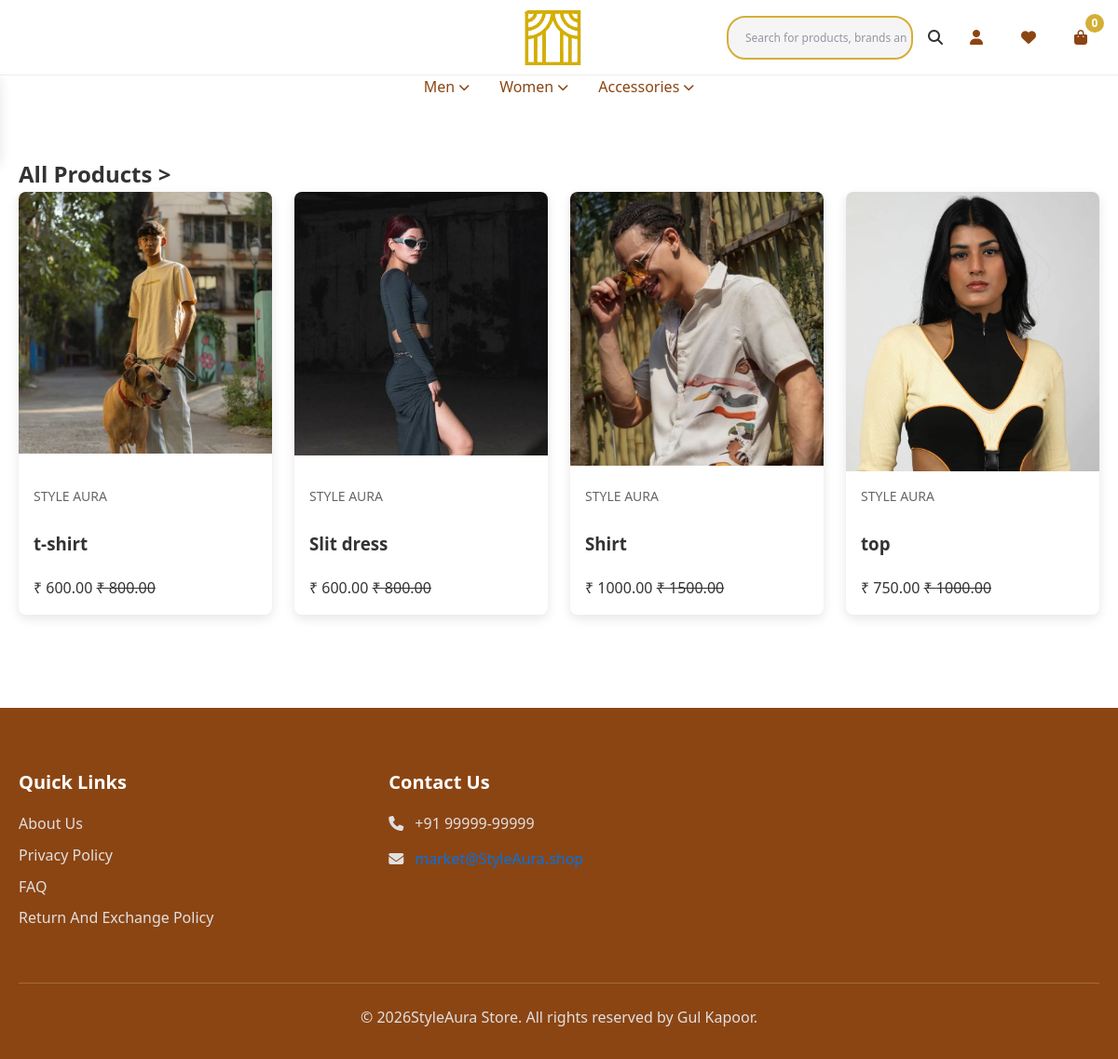
Screenshot of /all-products with the database file from the repository.
### home/models.py (models this page shows, shortened)
class Listing(models.Model):
    name = models.CharField(max_length=255)
    brand = models.ForeignKey(Brand, on_delete=models.CASCADE)
    category = models.ForeignKey(Category, on_delete=models.CASCADE)
    productType = models.ForeignKey(ProductType, on_delete=models.CASCADE, blank=True, null=True)
    uniqueLabel = models.PositiveIntegerField(blank=True, null=True)
    colors = models.ManyToManyField(Color)
    sizes = models.ManyToManyField(Size)
    price = models.DecimalField(max_digits=10, decimal_places=2)
    discountedPrice = models.DecimalField(max_digits=10, decimal_places=2, blank=True, null=True)
    description = models.TextField(blank=True, null=True)
    productDetails = models.TextField(blank=True, null=True)
    deliveryTime = models.CharField(max_length=255, default="5-7 days")
    createdAt = models.DateTimeField(auto_now_add=True)
    slug = models.SlugField(unique=True, blank=True, null=True)
    returnEligible = models.BooleanField(default=False)
    exchangeEligible = models.BooleanField(default=False)
    bestSelling = models.BooleanField(default=False)
    newArrival = models.BooleanField(default=False)
    limitedTime = models.BooleanField(default=False)
    specialOffer = models.BooleanField(default=False)
    class Meta:
        constraints = [
            UniqueConstraint(fields=['productType', 'uniqueLabel'], name='unique_product_label')
        ]

class Image(models.Model):
    listing = models.ForeignKey(Listing, on_delete=models.CASCADE, related_name="images")
    image = models.ImageField(upload_to="images/")

class Brand(models.Model):
    name = models.CharField(max_length=100, unique=True)
    logo = models.ImageField(upload_to="images/", null=True, blank=True)
    IsFeatured = models.BooleanField(default=False)
    email = models.EmailField(unique=True, blank=True, null=True)
    about = models.TextField(blank=True, null=True)
    slug = models.SlugField(unique=True, blank=True)

### home/views.py (the view)
# urls.py: path('all-products', views.allProducts, name="allProducts"),
def allProducts(request):
    listings = Listing.objects.all().order_by("-createdAt")
    return render(request, "listing.html", {
        'listings': listings,
        "category": "All Products"
    })

### home/context_processors.py (called while the page is built)
def cart_count(request):
    if request.user.is_authenticated:
        cart_items_count = Cart.objects.filter(cartUser=request.user).count()
    else:
        cart_items_count = 0  # Handle guest users if needed
    return {'cart_items_count': cart_items_count}

### home/templates/listing.html (shortened to what this page needs)
{% extends "layout.html" %}
{% load static %}
{% block body %}
<main>
  <section class="product-listing">
    <div class="container">
      <h2>{{ category }} > {{ productType.name }}</h2>
      {% if listings %}
        <div class="product-grid">
          {% for list in listings %}
            <a href="{% url 'item' list.category.slug list.productType.slug list.slug %}" class="product-card">
              <div class="product-image-container">
                {% if list.images.first %}
                  <img src="{{ list.images.first.image.url }}" alt="{{ list.name }}">
                {% else %}
                  <img src="{% static 'placeholder.png' %}" alt="No Image">
                {% endif %}
              </div>
              <div class="product-info">
                <div class="product-brand">{{ list.brand.name }}</div>
                <h3>{{ list.name }}</h3>
                {% if list.discountedPrice %}
                  <div>₹ {{ list.discountedPrice }} <s>₹ {{ list.price }}</s></div>
                {% else %}
                  <div>₹ {{ list.price }}</div>
                {% endif %}
              </div>
            </a>
          {% endfor %}
        </div>
      {% else %}
        <p>No products available in this product type yet.</p>
      {% endif %}
    </div>
  </section>
</main>
{% endblock %}

### home/templates/layout.html (shortened to what this page needs)
{% load static %}
<!DOCTYPE html>
<html lang="en">
    <head>
        <link rel="stylesheet" href="https://cdnjs.cloudflare.com/ajax/libs/font-awesome/6.4.0/css/all.min.css">
        <link href="{% static 'styles.css' %}" rel="stylesheet">
        <link rel="stylesheet" href="https://cashfree.com/assets/element/cf-element.css">
    </head>
    <body>
        <header class="header">
            <div class="primary-navbar">
              <div class="container">
                <div class="center-section">
                  <a href="{% url 'index' %}" class="logo">
                    <img src="{% static 'images/logoTransparent.png' %}" alt="Store Logo">
                  </a>
                </div>
                <div class="right-section">
                  <div class="search-container" id="searchContainer">
                    <form method="post" action="{% url 'search_results'%}">
                        <input type="text" name="q" placeholder="Search for products, brands and more">
                    </form>
                </div>
                <i class="search-icon fas fa-search" id="searchIcon"></i>
                  <div class="profile-dropdown">
                    <a class="icon-btn profile-btn">
                      <i class="fas fa-user"></i>
                    </a>
                  </div>
                  <a href="{% url 'wishlist' %}" class="icon-btn wishlist-btn">
                    <i class="fas fa-heart"></i>
                  </a>
                  <a href="{% url 'cart' %}" class="icon-btn cart-btn">
                    <i class="fas fa-shopping-bag"></i>
                    <span class="cart-count">{{ cart_items_count }}</span>
                  </a>
                </div>
              </div>
            </div>
            <div class="secondary-navbar" id="secondaryNavbar">
              <div class="container">
                <nav class="categories-nav">
                  <ul class="categories-list">
                    <li class="category-item" data-category="men">
                      <a href="{% url 'category' 'male' %}" class="category-link">Men <i class="fas fa-chevron-down"></i></a>
                    </li>
                    <li class="category-item" data-category="women">
                      <a href="{% url 'category' 'female' %}" class="category-link">Women <i class="fas fa-chevron-down"></i></a>
                    </li>
                    <li class="category-item" data-category="women">
                      <a href="{% url 'category' 'accessories' %}" class="category-link">Accessories <i class="fas fa-chevron-down"></i></a>
                    </li>
                  </ul>
                </nav>
              </div>
            </div>
          </header>
        <div class="body">
            {% block body %}
            {% endblock %}
        </div>
        <footer class="footer">
            <div class="container">
              <div class="footer-grid">
                <div class="footer-column">
                  <h3 class="footer-title">Quick Links</h3>
                  <ul class="footer-links">
                    <li><a href="{% url 'aboutUs' %}">About Us</a></li>
                    <li><a href="{% url 'termsAndConditions' %}">Privacy Policy</a></li>
                    <li><a href="{% url 'FAQ' %}">FAQ</a></li>
                    <li><a href="{% url 'returnExchangePolicy' %}">Return And Exchange Policy</a></li>
                  </ul>
                </div>
                <div class="footer-column">
                  <h3 class="footer-title">Contact Us</h3>
                  <ul class="contact-info">
                    <li>
                      <i class="fas fa-phone"></i>
                      <span>+91 99999-99999</span>
                    </li>
                    <li>
                      <i class="fas fa-envelope"></i>
                      <span><a href="mailto:maret@StyleAura.shop" class="link">market@StyleAura.shop</a></span>
                    </li>
                  </ul>
                </div>
              </div>
              <div class="footer-bottom">
                <p>&copy; <span id="currentYear"></span>StyleAura Store. All rights reserved by  Gul Kapoor.</p>
              </div>
            </div>
          </footer>
    </body>
</html>

### rows the page displays
Listing: images.first.image (picture), brand.name "STYLE AURA", name "t-shirt", discountedPrice "600.00", price "800.00"
Listing: images.first.image (picture), brand.name "STYLE AURA", name "Slit dress", discountedPrice "600.00", price "800.00"
Listing: images.first.image (picture), brand.name "STYLE AURA", name "Shirt", discountedPrice "1000.00", price "1500.00"
Listing: images.first.image (picture), brand.name "STYLE AURA", name "top", discountedPrice "750.00", price "1000.00"

### other values shown
{{ cart_items_count }} "0"
{{ category }} "All Products"
